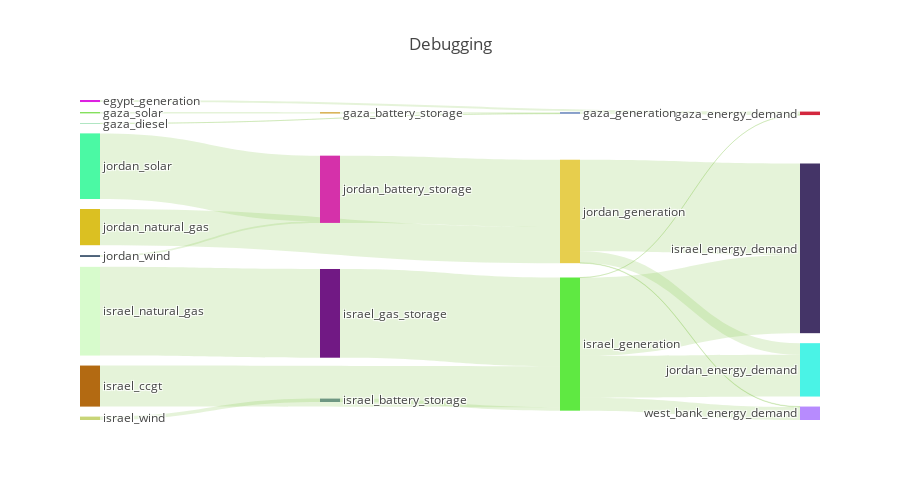

Source (notebook cell):
### Code cell
model_results.plot_flows_sankey(height=500,title='Debugging')

### Figure 1 — Plotly figure (JSON) as saved in the notebook; plotly's stock layout.template omitted (floating-point values rounded to 4 significant figures)
{"data": [{"domain": {"x": [0, 1], "y": [0, 1]}, "link": {"color": ["rgba(127, 194, 65, 0.2)", "rgba(127, 194, 65, 0.2)", "rgba(127, 194, 65, 0.2)", "rgba(127, 194, 65, 0.2)", "rgba(127, 194, 65, 0.2)", "rgba(127, 194, 65, 0.2)", "rgba(127, 194, 65, 0.2)", "rgba(127, 194, 65, 0.2)", "rgba(127, 194, 65, 0.2)", "rgba(127, 194, 65, 0.2)", "rgba(127, 194, 65, 0.2)", "rgba(127, 194, 65, 0.2)", "rgba(127, 194, 65, 0.2)", "rgba(127, 194, 65, 0.2)", "rgba(127, 194, 65, 0.2)", "rgba(127, 194, 65, 0.2)", "rgba(127, 194, 65, 0.2)", "rgba(127, 194, 65, 0.2)", "rgba(127, 194, 65, 0.2)", "rgba(127, 194, 65, 0.2)", "rgba(127, 194, 65, 0.2)", "rgba(127, 194, 65, 0.2)", "rgba(127, 194, 65, 0.2)", "rgba(127, 194, 65, 0.2)", "rgba(127, 194, 65, 0.2)", "rgba(127, 194, 65, 0.2)", "rgba(127, 194, 65, 0.2)", "rgba(127, 194, 65, 0.2)", "rgba(127, 194, 65, 0.2)", "rgba(127, 194, 65, 0.2)", "rgba(127, 194, 65, 0.2)", "rgba(127, 194, 65, 0.2)", "rgba(127, 194, 65, 0.2)", "rgba(127, 194, 65, 0.2)", "rgba(127, 194, 65, 0.2)", "rgba(127, 194, 65, 0.2)", "rgba(127, 194, 65, 0.2)", "rgba(127, 194, 65, 0.2)", "rgba(127, 194, 65, 0.2)"], "source": [0, 34, 2, 33, 4, 5, 40, 7, 8, 9, 39, 35, 35, 35, 35, 12, 13, 14, 42, 16, 17, 18, 41, 41, 41, 20, 21, 22, 23, 44, 25, 26, 27, 43, 43, 43, 29, 30, 31], "target": [32, 33, 33, 32, 33, 34, 35, 35, 35, 35, 35, 32, 36, 37, 38, 39, 40, 40, 41, 41, 41, 41, 36, 37, 38, 41, 41, 42, 42, 43, 43, 43, 43, 36, 37, 38, 43, 44, 44], "value": [1078000.0, 716200.0, 245.3, 716500.0, 0, 716200.0, 1802000.0, 21750000.0, 0, 0, 47000000.0, 58680.0, 41440000.0, 22190000.0, 6865000.0, 47000000.0, 0, 1802000.0, 35630000.0, 0, 0, 0, 48460000.0, 6085000.0, 263900.0, 19180000.0, 0, 34760000.0, 865900.0, 0, 0, 0, 0, 0, 0, 0, 0, 0, 0]}, "node": {"color": ["dd21e1", "eac93a", "61cc87", "f2603f", "f715da", "82df58", "9d278f", "b36a12", "000a79", "65a5b6", "57a3f1", "785297", "d7fbcc", "a61bb4", "c8d577", "c01b4a", "c62d0d", "0b2526", "0b1a33", "fa8642", "dbc022", "364927", "4bf9a4", "2b4560", "eaa6d6", "888e94", "f3fbdf", "0e4443", "8ad537", "890a73", "8baa3c", "473303", "d3273e", "5374b2", "d2a53a", "5fe942", "443467", "4af3e6", "b78bfe", "711984", "6e9782", "e7ce4d", "d531aa", "021b85", "788d93"], "label": ["egypt_generation", "gaza_battery_storage", "gaza_diesel", "gaza_generation", "gaza_natural_gas", "gaza_solar", "israel_battery_storage", "israel_ccgt", "israel_coal", "israel_diesel", "israel_gas_storage", "israel_generation", "israel_natural_gas", "israel_solar", "israel_wind", "jordan_battery_storage", "jordan_ccgt", "jordan_coal", "jordan_diesel", "jordan_generation", "jordan_natural_gas", "jordan_shale", "jordan_solar", "jordan_wind", "west_bank_battery_storage", "west_bank_ccgt", "west_bank_coal", "west_bank_diesel", "west_bank_generation", "west_bank_natural_gas", "west_bank_solar", "west_bank_wind", "gaza_energy_demand", "gaza_generation", "gaza_battery_storage", "israel_generation", "israel_energy_demand", "jordan_energy_demand", "west_bank_energy_demand", "israel_gas_storage", "israel_battery_storage", "jordan_generation", "jordan_battery_storage", "west_bank_generation", "west_bank_battery_storage"], "line": {"color": "black", "width": 0}, "pad": 10}, "orientation": "h", "type": "sankey", "valueformat": ".0f"}], "layout": {"font": {"size": 12}, "height": 500, "title": "Debugging"}}
